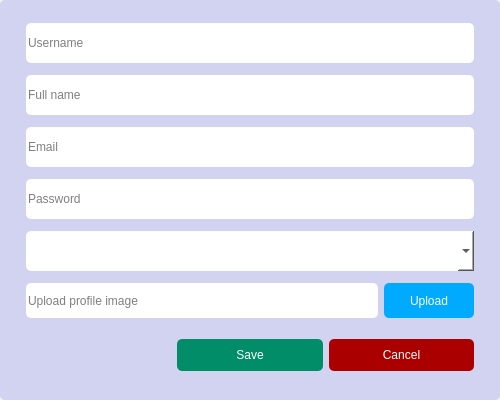
<?xml version="1.0" encoding="UTF-8"?>
<ui version="4.0">
 <class>Dialog</class>
 <widget class="QDialog" name="Dialog">
  <property name="geometry">
   <rect>
    <x>0</x>
    <y>0</y>
    <width>500</width>
    <height>400</height>
   </rect>
  </property>
  <property name="minimumSize">
   <size>
    <width>500</width>
    <height>400</height>
   </size>
  </property>
  <property name="maximumSize">
   <size>
    <width>500</width>
    <height>400</height>
   </size>
  </property>
  <property name="windowTitle">
   <string>Add User</string>
  </property>
  <property name="styleSheet">
   <string notr="true">border-radius:5px;</string>
  </property>
  <property name="modal">
   <bool>true</bool>
  </property>
  <layout class="QVBoxLayout" name="verticalLayout">
   <property name="leftMargin">
    <number>0</number>
   </property>
   <property name="topMargin">
    <number>0</number>
   </property>
   <property name="rightMargin">
    <number>0</number>
   </property>
   <property name="bottomMargin">
    <number>0</number>
   </property>
   <item>
    <widget class="QWidget" name="widget" native="true">
     <property name="maximumSize">
      <size>
       <width>56789</width>
       <height>16777215</height>
      </size>
     </property>
     <property name="styleSheet">
      <string notr="true">background-color: rgb(210, 210, 241);</string>
     </property>
     <layout class="QVBoxLayout" name="verticalLayout_2">
      <property name="leftMargin">
       <number>26</number>
      </property>
      <property name="topMargin">
       <number>17</number>
      </property>
      <property name="rightMargin">
       <number>26</number>
      </property>
      <item>
       <widget class="QLineEdit" name="username">
        <property name="sizePolicy">
         <sizepolicy hsizetype="Expanding" vsizetype="Expanding">
          <horstretch>0</horstretch>
          <verstretch>0</verstretch>
         </sizepolicy>
        </property>
        <property name="minimumSize">
         <size>
          <width>0</width>
          <height>8</height>
         </size>
        </property>
        <property name="maximumSize">
         <size>
          <width>16777215</width>
          <height>40</height>
         </size>
        </property>
        <property name="styleSheet">
         <string notr="true">background-color: rgb(255, 255, 255);
font: 75 11pt &quot;MS Shell Dlg 2&quot;;</string>
        </property>
        <property name="placeholderText">
         <string>Username</string>
        </property>
       </widget>
      </item>
      <item>
       <widget class="QLineEdit" name="fullname">
        <property name="sizePolicy">
         <sizepolicy hsizetype="Expanding" vsizetype="Expanding">
          <horstretch>0</horstretch>
          <verstretch>0</verstretch>
         </sizepolicy>
        </property>
        <property name="minimumSize">
         <size>
          <width>0</width>
          <height>15</height>
         </size>
        </property>
        <property name="maximumSize">
         <size>
          <width>16777215</width>
          <height>40</height>
         </size>
        </property>
        <property name="styleSheet">
         <string notr="true">background-color: rgb(255, 255, 255);
font: 75 11pt &quot;MS Shell Dlg 2&quot;;</string>
        </property>
        <property name="placeholderText">
         <string>Full name</string>
        </property>
       </widget>
      </item>
      <item>
       <widget class="QLineEdit" name="email">
        <property name="sizePolicy">
         <sizepolicy hsizetype="Expanding" vsizetype="Expanding">
          <horstretch>0</horstretch>
          <verstretch>0</verstretch>
         </sizepolicy>
        </property>
        <property name="minimumSize">
         <size>
          <width>0</width>
          <height>15</height>
         </size>
        </property>
        <property name="maximumSize">
         <size>
          <width>16777215</width>
          <height>40</height>
         </size>
        </property>
        <property name="styleSheet">
         <string notr="true">background-color: rgb(255, 255, 255);
font: 75 11pt &quot;MS Shell Dlg 2&quot;;</string>
        </property>
        <property name="placeholderText">
         <string>Email</string>
        </property>
       </widget>
      </item>
      <item>
       <widget class="QLineEdit" name="password">
        <property name="sizePolicy">
         <sizepolicy hsizetype="Expanding" vsizetype="Expanding">
          <horstretch>0</horstretch>
          <verstretch>0</verstretch>
         </sizepolicy>
        </property>
        <property name="maximumSize">
         <size>
          <width>16777215</width>
          <height>40</height>
         </size>
        </property>
        <property name="styleSheet">
         <string notr="true">background-color: rgb(255, 255, 255);
font: 75 11pt &quot;MS Shell Dlg 2&quot;;</string>
        </property>
        <property name="placeholderText">
         <string>Password</string>
        </property>
       </widget>
      </item>
      <item>
       <widget class="QComboBox" name="role">
        <property name="sizePolicy">
         <sizepolicy hsizetype="Expanding" vsizetype="Expanding">
          <horstretch>0</horstretch>
          <verstretch>0</verstretch>
         </sizepolicy>
        </property>
        <property name="maximumSize">
         <size>
          <width>16777215</width>
          <height>40</height>
         </size>
        </property>
        <property name="styleSheet">
         <string notr="true">background-color: rgb(255, 255, 255);
font: 75 11pt &quot;MS Shell Dlg 2&quot;;</string>
        </property>
        <property name="maxVisibleItems">
         <number>2</number>
        </property>
       </widget>
      </item>
      <item>
       <widget class="QWidget" name="widget_6" native="true">
        <property name="sizePolicy">
         <sizepolicy hsizetype="Preferred" vsizetype="Expanding">
          <horstretch>0</horstretch>
          <verstretch>0</verstretch>
         </sizepolicy>
        </property>
        <property name="maximumSize">
         <size>
          <width>16777215</width>
          <height>35</height>
         </size>
        </property>
        <layout class="QHBoxLayout" name="horizontalLayout">
         <property name="leftMargin">
          <number>0</number>
         </property>
         <property name="topMargin">
          <number>0</number>
         </property>
         <property name="rightMargin">
          <number>0</number>
         </property>
         <property name="bottomMargin">
          <number>0</number>
         </property>
         <item>
          <widget class="QWidget" name="widget_7" native="true">
           <layout class="QVBoxLayout" name="verticalLayout_5">
            <property name="leftMargin">
             <number>0</number>
            </property>
            <property name="topMargin">
             <number>0</number>
            </property>
            <property name="rightMargin">
             <number>0</number>
            </property>
            <property name="bottomMargin">
             <number>0</number>
            </property>
            <item>
             <widget class="QLineEdit" name="profile_image">
              <property name="sizePolicy">
               <sizepolicy hsizetype="Expanding" vsizetype="Expanding">
                <horstretch>0</horstretch>
                <verstretch>0</verstretch>
               </sizepolicy>
              </property>
              <property name="styleSheet">
               <string notr="true">background-color: rgb(255, 255, 255);
font: 75 11pt &quot;MS Shell Dlg 2&quot;;</string>
              </property>
              <property name="placeholderText">
               <string>Upload profile image</string>
              </property>
             </widget>
            </item>
           </layout>
          </widget>
         </item>
         <item>
          <widget class="QWidget" name="widget_8" native="true">
           <property name="sizePolicy">
            <sizepolicy hsizetype="Expanding" vsizetype="Expanding">
             <horstretch>0</horstretch>
             <verstretch>0</verstretch>
            </sizepolicy>
           </property>
           <property name="maximumSize">
            <size>
             <width>90</width>
             <height>16777215</height>
            </size>
           </property>
           <layout class="QVBoxLayout" name="verticalLayout_6">
            <property name="leftMargin">
             <number>0</number>
            </property>
            <property name="topMargin">
             <number>0</number>
            </property>
            <property name="rightMargin">
             <number>0</number>
            </property>
            <property name="bottomMargin">
             <number>0</number>
            </property>
            <item>
             <widget class="QPushButton" name="upload_btn">
              <property name="sizePolicy">
               <sizepolicy hsizetype="Expanding" vsizetype="Expanding">
                <horstretch>0</horstretch>
                <verstretch>0</verstretch>
               </sizepolicy>
              </property>
              <property name="styleSheet">
               <string notr="true">background-color: rgb(0, 170, 255);
font: 10pt &quot;Open Sans Extrabold&quot;;
color: rgb(255, 255, 255);</string>
              </property>
              <property name="text">
               <string>Upload</string>
              </property>
             </widget>
            </item>
           </layout>
          </widget>
         </item>
        </layout>
       </widget>
      </item>
      <item>
       <widget class="QWidget" name="widget_5" native="true">
        <property name="sizePolicy">
         <sizepolicy hsizetype="Preferred" vsizetype="Preferred">
          <horstretch>0</horstretch>
          <verstretch>0</verstretch>
         </sizepolicy>
        </property>
        <property name="maximumSize">
         <size>
          <width>16777215</width>
          <height>50</height>
         </size>
        </property>
        <layout class="QHBoxLayout">
         <property name="leftMargin">
          <number>0</number>
         </property>
         <property name="topMargin">
          <number>0</number>
         </property>
         <property name="rightMargin">
          <number>0</number>
         </property>
         <property name="bottomMargin">
          <number>0</number>
         </property>
         <item>
          <widget class="QWidget" name="widget_4" native="true">
           <property name="sizePolicy">
            <sizepolicy hsizetype="Expanding" vsizetype="Expanding">
             <horstretch>0</horstretch>
             <verstretch>0</verstretch>
            </sizepolicy>
           </property>
          </widget>
         </item>
         <item>
          <widget class="QWidget" name="widget_3" native="true">
           <layout class="QVBoxLayout" name="verticalLayout_4">
            <property name="leftMargin">
             <number>0</number>
            </property>
            <property name="rightMargin">
             <number>0</number>
            </property>
            <item>
             <widget class="QPushButton" name="save">
              <property name="sizePolicy">
               <sizepolicy hsizetype="Expanding" vsizetype="Preferred">
                <horstretch>0</horstretch>
                <verstretch>0</verstretch>
               </sizepolicy>
              </property>
              <property name="maximumSize">
               <size>
                <width>400</width>
                <height>500</height>
               </size>
              </property>
              <property name="styleSheet">
               <string notr="true">color: rgb(255, 255, 255);
font: 11pt &quot;Open Sans Extrabold&quot;;
background-color: rgb(0, 141, 103);</string>
              </property>
              <property name="text">
               <string>Save</string>
              </property>
             </widget>
            </item>
           </layout>
          </widget>
         </item>
         <item>
          <widget class="QWidget" name="widget_2" native="true">
           <layout class="QVBoxLayout" name="verticalLayout_3">
            <property name="leftMargin">
             <number>0</number>
            </property>
            <property name="rightMargin">
             <number>0</number>
            </property>
            <item>
             <widget class="QPushButton" name="cancel">
              <property name="sizePolicy">
               <sizepolicy hsizetype="Expanding" vsizetype="Expanding">
                <horstretch>0</horstretch>
                <verstretch>0</verstretch>
               </sizepolicy>
              </property>
              <property name="maximumSize">
               <size>
                <width>500</width>
                <height>16777215</height>
               </size>
              </property>
              <property name="styleSheet">
               <string notr="true">font: 11pt &quot;Open Sans Extrabold&quot;;
color: rgb(255, 255, 255);
background-color: rgb(170, 0, 0);</string>
              </property>
              <property name="text">
               <string>Cancel</string>
              </property>
             </widget>
            </item>
           </layout>
          </widget>
         </item>
        </layout>
       </widget>
      </item>
     </layout>
    </widget>
   </item>
  </layout>
 </widget>
 <resources/>
 <connections/>
</ui>
